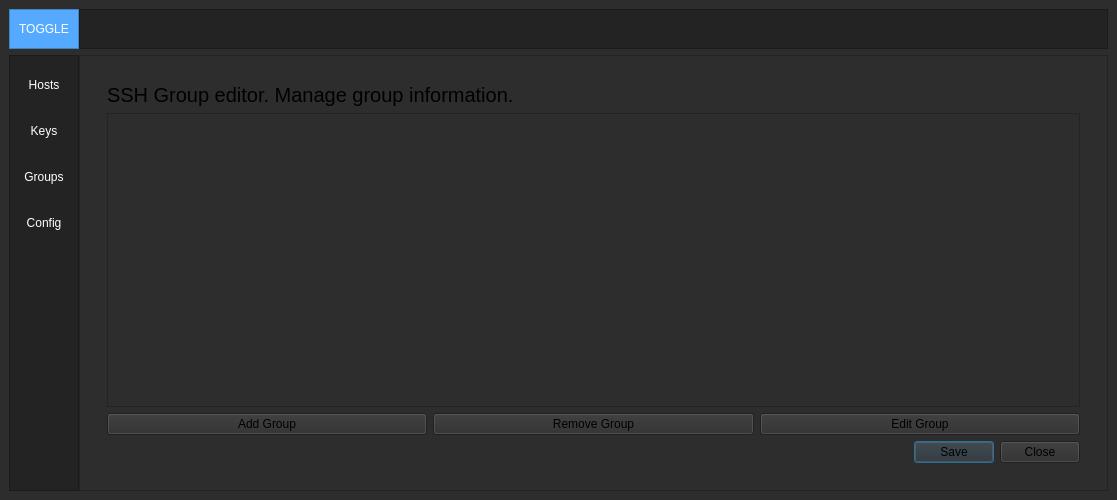
<?xml version="1.0" encoding="UTF-8"?>
<ui version="4.0">
 <class>MainWindow</class>
 <widget class="QMainWindow" name="MainWindow">
  <property name="geometry">
   <rect>
    <x>0</x>
    <y>0</y>
    <width>1117</width>
    <height>500</height>
   </rect>
  </property>
  <property name="minimumSize">
   <size>
    <width>1000</width>
    <height>500</height>
   </size>
  </property>
  <property name="windowTitle">
   <string>SSH Settings</string>
  </property>
  <property name="styleSheet">
   <string notr="true">background-color: rgb(45, 45, 45);</string>
  </property>
  <widget class="QWidget" name="centralwidget">
   <layout class="QVBoxLayout" name="verticalLayout_12">
    <item>
     <widget class="QFrame" name="Top_Bar">
      <property name="maximumSize">
       <size>
        <width>16777215</width>
        <height>40</height>
       </size>
      </property>
      <property name="styleSheet">
       <string notr="true">background-color: rgb(35, 35, 35);</string>
      </property>
      <property name="frameShape">
       <enum>QFrame::NoFrame</enum>
      </property>
      <property name="frameShadow">
       <enum>QFrame::Raised</enum>
      </property>
      <layout class="QHBoxLayout" name="horizontalLayout">
       <property name="spacing">
        <number>0</number>
       </property>
       <property name="leftMargin">
        <number>0</number>
       </property>
       <property name="topMargin">
        <number>0</number>
       </property>
       <property name="rightMargin">
        <number>0</number>
       </property>
       <property name="bottomMargin">
        <number>0</number>
       </property>
       <item>
        <widget class="QFrame" name="frame_toggle">
         <property name="maximumSize">
          <size>
           <width>70</width>
           <height>40</height>
          </size>
         </property>
         <property name="styleSheet">
          <string notr="true">background-color: rgb(85, 170, 255);</string>
         </property>
         <property name="frameShape">
          <enum>QFrame::StyledPanel</enum>
         </property>
         <property name="frameShadow">
          <enum>QFrame::Raised</enum>
         </property>
         <layout class="QVBoxLayout" name="verticalLayout_2">
          <property name="spacing">
           <number>0</number>
          </property>
          <property name="leftMargin">
           <number>0</number>
          </property>
          <property name="topMargin">
           <number>0</number>
          </property>
          <property name="rightMargin">
           <number>0</number>
          </property>
          <property name="bottomMargin">
           <number>0</number>
          </property>
          <item>
           <widget class="QPushButton" name="Btn_Toggle">
            <property name="sizePolicy">
             <sizepolicy hsizetype="Expanding" vsizetype="Expanding">
              <horstretch>0</horstretch>
              <verstretch>0</verstretch>
             </sizepolicy>
            </property>
            <property name="styleSheet">
             <string notr="true">color: rgb(255, 255, 255);
border: 0px solid;</string>
            </property>
            <property name="text">
             <string>TOGGLE</string>
            </property>
           </widget>
          </item>
         </layout>
        </widget>
       </item>
       <item>
        <widget class="QFrame" name="frame_top">
         <property name="frameShape">
          <enum>QFrame::StyledPanel</enum>
         </property>
         <property name="frameShadow">
          <enum>QFrame::Raised</enum>
         </property>
        </widget>
       </item>
      </layout>
     </widget>
    </item>
    <item>
     <widget class="QFrame" name="Content">
      <property name="frameShape">
       <enum>QFrame::NoFrame</enum>
      </property>
      <property name="frameShadow">
       <enum>QFrame::Raised</enum>
      </property>
      <layout class="QHBoxLayout" name="horizontalLayout_2">
       <property name="spacing">
        <number>0</number>
       </property>
       <property name="leftMargin">
        <number>0</number>
       </property>
       <property name="topMargin">
        <number>0</number>
       </property>
       <property name="rightMargin">
        <number>0</number>
       </property>
       <property name="bottomMargin">
        <number>0</number>
       </property>
       <item>
        <widget class="QFrame" name="frame_left_menu">
         <property name="minimumSize">
          <size>
           <width>70</width>
           <height>0</height>
          </size>
         </property>
         <property name="maximumSize">
          <size>
           <width>70</width>
           <height>16777215</height>
          </size>
         </property>
         <property name="styleSheet">
          <string notr="true">background-color: rgb(35, 35, 35);</string>
         </property>
         <property name="frameShape">
          <enum>QFrame::StyledPanel</enum>
         </property>
         <property name="frameShadow">
          <enum>QFrame::Raised</enum>
         </property>
         <layout class="QVBoxLayout" name="verticalLayout_3">
          <property name="leftMargin">
           <number>0</number>
          </property>
          <property name="topMargin">
           <number>0</number>
          </property>
          <property name="rightMargin">
           <number>0</number>
          </property>
          <property name="bottomMargin">
           <number>0</number>
          </property>
          <item alignment="Qt::AlignTop">
           <widget class="QFrame" name="frame_top_menus">
            <property name="frameShape">
             <enum>QFrame::NoFrame</enum>
            </property>
            <property name="frameShadow">
             <enum>QFrame::Raised</enum>
            </property>
            <layout class="QVBoxLayout" name="verticalLayout_4">
             <item>
              <widget class="QPushButton" name="btn_page_hosts">
               <property name="minimumSize">
                <size>
                 <width>0</width>
                 <height>40</height>
                </size>
               </property>
               <property name="styleSheet">
                <string notr="true">QPushButton {
	color: rgb(255, 255, 255);
	background-color: rgb(35, 35, 35);
	border: 0px solid;
}
QPushButton:hover {
	background-color: rgb(85, 170, 255);
}</string>
               </property>
               <property name="text">
                <string>Hosts</string>
               </property>
              </widget>
             </item>
             <item>
              <widget class="QPushButton" name="btn_page_keys">
               <property name="minimumSize">
                <size>
                 <width>0</width>
                 <height>40</height>
                </size>
               </property>
               <property name="styleSheet">
                <string notr="true">QPushButton {
	color: rgb(255, 255, 255);
	background-color: rgb(35, 35, 35);
	border: 0px solid;
}
QPushButton:hover {
	background-color: rgb(85, 170, 255);
}</string>
               </property>
               <property name="text">
                <string>Keys</string>
               </property>
              </widget>
             </item>
             <item>
              <widget class="QPushButton" name="btn_page_groups">
               <property name="minimumSize">
                <size>
                 <width>0</width>
                 <height>40</height>
                </size>
               </property>
               <property name="styleSheet">
                <string notr="true">QPushButton {
	color: rgb(255, 255, 255);
	background-color: rgb(35, 35, 35);
	border: 0px solid;
}
QPushButton:hover {
	background-color: rgb(85, 170, 255);
}</string>
               </property>
               <property name="text">
                <string>Groups</string>
               </property>
              </widget>
             </item>
             <item>
              <widget class="QPushButton" name="btn_page_config">
               <property name="minimumSize">
                <size>
                 <width>0</width>
                 <height>40</height>
                </size>
               </property>
               <property name="styleSheet">
                <string notr="true">QPushButton {
	color: rgb(255, 255, 255);
	background-color: rgb(35, 35, 35);
	border: 0px solid;
}
QPushButton:hover {
	background-color: rgb(85, 170, 255);
}</string>
               </property>
               <property name="text">
                <string>Config</string>
               </property>
              </widget>
             </item>
            </layout>
           </widget>
          </item>
         </layout>
        </widget>
       </item>
       <item>
        <widget class="QFrame" name="frame_pages">
         <property name="frameShape">
          <enum>QFrame::StyledPanel</enum>
         </property>
         <property name="frameShadow">
          <enum>QFrame::Raised</enum>
         </property>
         <layout class="QVBoxLayout" name="verticalLayout_5">
          <item>
           <widget class="QStackedWidget" name="stackedWidget">
            <property name="currentIndex">
             <number>2</number>
            </property>
            <widget class="QWidget" name="page_hosts">
             <layout class="QVBoxLayout" name="verticalLayout_7">
              <item>
               <widget class="QWidget" name="widget_connections" native="true">
                <property name="autoFillBackground">
                 <bool>false</bool>
                </property>
                <property name="styleSheet">
                 <string notr="true">QPushButton::hover {background-color : rgb(42, 130, 218);}</string>
                </property>
                <layout class="QVBoxLayout" name="verticalLayout_9">
                 <item>
                  <widget class="QLabel" name="label_connections">
                   <property name="font">
                    <font>
                     <pointsize>15</pointsize>
                    </font>
                   </property>
                   <property name="text">
                    <string>SSH Connections editor. Enter your SSH connection information for automated SSH logins.</string>
                   </property>
                  </widget>
                 </item>
                 <item>
                  <widget class="QTableView" name="tableView_connections"/>
                 </item>
                 <item>
                  <layout class="QHBoxLayout" name="horizontalLayout_4"/>
                 </item>
                 <item>
                  <layout class="QHBoxLayout" name="horizontalLayout_3">
                   <item>
                    <widget class="QPushButton" name="add_rec_connections">
                     <property name="toolTip">
                      <string>Add SSH Connection</string>
                     </property>
                     <property name="text">
                      <string>Add Connection</string>
                     </property>
                    </widget>
                   </item>
                   <item>
                    <widget class="QPushButton" name="remove_rec_connections">
                     <property name="toolTip">
                      <string>Remove Selected SSH Connection</string>
                     </property>
                     <property name="text">
                      <string>Remove Connection</string>
                     </property>
                    </widget>
                   </item>
                   <item>
                    <widget class="QPushButton" name="edit_rec_connections">
                     <property name="toolTip">
                      <string>Edit Selected SSH Connection</string>
                     </property>
                     <property name="text">
                      <string>Edit Connection</string>
                     </property>
                    </widget>
                   </item>
                  </layout>
                 </item>
                 <item>
                  <widget class="QDialogButtonBox" name="buttonBox_connections">
                   <property name="orientation">
                    <enum>Qt::Horizontal</enum>
                   </property>
                   <property name="standardButtons">
                    <set>QDialogButtonBox::Close|QDialogButtonBox::Save</set>
                   </property>
                   <property name="centerButtons">
                    <bool>false</bool>
                   </property>
                  </widget>
                 </item>
                 <item>
                  <widget class="QLabel" name="ssh_config_path_value">
                   <property name="mouseTracking">
                    <bool>true</bool>
                   </property>
                   <property name="text">
                    <string>~/some/path</string>
                   </property>
                   <property name="textFormat">
                    <enum>Qt::RichText</enum>
                   </property>
                   <property name="scaledContents">
                    <bool>true</bool>
                   </property>
                   <property name="wordWrap">
                    <bool>false</bool>
                   </property>
                   <property name="textInteractionFlags">
                    <set>Qt::LinksAccessibleByKeyboard|Qt::LinksAccessibleByMouse|Qt::TextBrowserInteraction|Qt::TextSelectableByKeyboard|Qt::TextSelectableByMouse</set>
                   </property>
                  </widget>
                 </item>
                 <item>
                  <widget class="QLabel" name="ssh_config_path_label">
                   <property name="text">
                    <string>SSH config db location :</string>
                   </property>
                  </widget>
                 </item>
                </layout>
               </widget>
              </item>
             </layout>
            </widget>
            <widget class="QWidget" name="page_keys">
             <layout class="QVBoxLayout" name="verticalLayout_10">
              <item>
               <widget class="QWidget" name="widget_keys" native="true">
                <property name="styleSheet">
                 <string notr="true">QPushButton::hover {background-color : rgb(42, 130, 218);}</string>
                </property>
                <layout class="QVBoxLayout" name="verticalLayout_6">
                 <item>
                  <widget class="QLabel" name="label_keys_2">
                   <property name="font">
                    <font>
                     <pointsize>15</pointsize>
                    </font>
                   </property>
                   <property name="text">
                    <string>SSH Key editor. Manage your SSH keys.</string>
                   </property>
                  </widget>
                 </item>
                 <item>
                  <widget class="QTableView" name="tableView_keys"/>
                 </item>
                 <item>
                  <layout class="QHBoxLayout" name="horizontalLayout_5">
                   <item>
                    <widget class="QPushButton" name="add_rec_keys">
                     <property name="toolTip">
                      <string>Add SSH Key</string>
                     </property>
                     <property name="text">
                      <string>Add SSH Key</string>
                     </property>
                    </widget>
                   </item>
                   <item>
                    <widget class="QPushButton" name="remove_rec_keys">
                     <property name="toolTip">
                      <string>Remove Selected SSH Key</string>
                     </property>
                     <property name="text">
                      <string>Remove  SSH Key</string>
                     </property>
                    </widget>
                   </item>
                   <item>
                    <widget class="QPushButton" name="edit_rec_keys">
                     <property name="toolTip">
                      <string>Edit Selected  SSH Key</string>
                     </property>
                     <property name="text">
                      <string>Edit  SSH Key</string>
                     </property>
                    </widget>
                   </item>
                  </layout>
                 </item>
                 <item>
                  <widget class="QDialogButtonBox" name="buttonBox_keys">
                   <property name="orientation">
                    <enum>Qt::Horizontal</enum>
                   </property>
                   <property name="standardButtons">
                    <set>QDialogButtonBox::Close|QDialogButtonBox::Save</set>
                   </property>
                   <property name="centerButtons">
                    <bool>false</bool>
                   </property>
                  </widget>
                 </item>
                </layout>
               </widget>
              </item>
             </layout>
            </widget>
            <widget class="QWidget" name="page_groups">
             <layout class="QVBoxLayout" name="verticalLayout_8">
              <item>
               <widget class="QWidget" name="widget_group" native="true">
                <property name="styleSheet">
                 <string notr="true">QPushButton::hover {background-color : rgb(42, 130, 218);}</string>
                </property>
                <layout class="QVBoxLayout" name="verticalLayout">
                 <item>
                  <widget class="QLabel" name="label_group">
                   <property name="font">
                    <font>
                     <pointsize>15</pointsize>
                    </font>
                   </property>
                   <property name="text">
                    <string>SSH Group editor. Manage group information.</string>
                   </property>
                  </widget>
                 </item>
                 <item>
                  <widget class="QTableView" name="tableView_group"/>
                 </item>
                 <item>
                  <layout class="QHBoxLayout" name="horizontalLayout_6">
                   <item>
                    <widget class="QPushButton" name="add_rec_group">
                     <property name="toolTip">
                      <string>Add SSH Group</string>
                     </property>
                     <property name="text">
                      <string>Add Group</string>
                     </property>
                    </widget>
                   </item>
                   <item>
                    <widget class="QPushButton" name="remove_rec_group">
                     <property name="toolTip">
                      <string>Remove SSH Group</string>
                     </property>
                     <property name="text">
                      <string>Remove Group</string>
                     </property>
                    </widget>
                   </item>
                   <item>
                    <widget class="QPushButton" name="edit_rec_group">
                     <property name="toolTip">
                      <string>Edit SSH Group</string>
                     </property>
                     <property name="text">
                      <string>Edit Group</string>
                     </property>
                    </widget>
                   </item>
                  </layout>
                 </item>
                 <item>
                  <widget class="QDialogButtonBox" name="buttonBox_group">
                   <property name="orientation">
                    <enum>Qt::Horizontal</enum>
                   </property>
                   <property name="standardButtons">
                    <set>QDialogButtonBox::Close|QDialogButtonBox::Save</set>
                   </property>
                   <property name="centerButtons">
                    <bool>false</bool>
                   </property>
                  </widget>
                 </item>
                </layout>
               </widget>
              </item>
             </layout>
            </widget>
            <widget class="QWidget" name="page_config">
             <widget class="QWidget" name="widget_sshconfig" native="true">
              <property name="geometry">
               <rect>
                <x>-10</x>
                <y>40</y>
                <width>1018</width>
                <height>309</height>
               </rect>
              </property>
              <property name="styleSheet">
               <string notr="true">QPushButton::hover {background-color : rgb(42, 130, 218);}</string>
              </property>
              <layout class="QVBoxLayout" name="verticalLayout_11">
               <item>
                <widget class="QLabel" name="label_sshconfig">
                 <property name="font">
                  <font>
                   <pointsize>15</pointsize>
                  </font>
                 </property>
                 <property name="text">
                  <string>SSH Config editor. Enter your SSH config information in profiles which can be applied to connections or groups.</string>
                 </property>
                </widget>
               </item>
               <item>
                <widget class="QTableView" name="tableView_sshconfig"/>
               </item>
               <item>
                <widget class="QDialogButtonBox" name="buttonBox_sshconfig">
                 <property name="orientation">
                  <enum>Qt::Horizontal</enum>
                 </property>
                 <property name="standardButtons">
                  <set>QDialogButtonBox::Close|QDialogButtonBox::Save</set>
                 </property>
                 <property name="centerButtons">
                  <bool>false</bool>
                 </property>
                </widget>
               </item>
               <item>
                <layout class="QHBoxLayout" name="horizontalLayout_7">
                 <item>
                  <widget class="QPushButton" name="add_rec_sshconfig">
                   <property name="toolTip">
                    <string>Add SSH Config profile</string>
                   </property>
                   <property name="text">
                    <string>Add SSH Config profile</string>
                   </property>
                  </widget>
                 </item>
                 <item>
                  <widget class="QPushButton" name="remove_rec_sshconfig">
                   <property name="toolTip">
                    <string>Remove SSH Config profile</string>
                   </property>
                   <property name="text">
                    <string>Remove SSH Config profile</string>
                   </property>
                  </widget>
                 </item>
                 <item>
                  <widget class="QPushButton" name="edit_rec_sshconfig">
                   <property name="toolTip">
                    <string>Edit Selected SSH Config Profile</string>
                   </property>
                   <property name="text">
                    <string>Edit SSH Config Profile</string>
                   </property>
                  </widget>
                 </item>
                </layout>
               </item>
              </layout>
             </widget>
            </widget>
           </widget>
          </item>
         </layout>
        </widget>
       </item>
      </layout>
     </widget>
    </item>
   </layout>
  </widget>
 </widget>
 <resources/>
 <connections/>
</ui>
